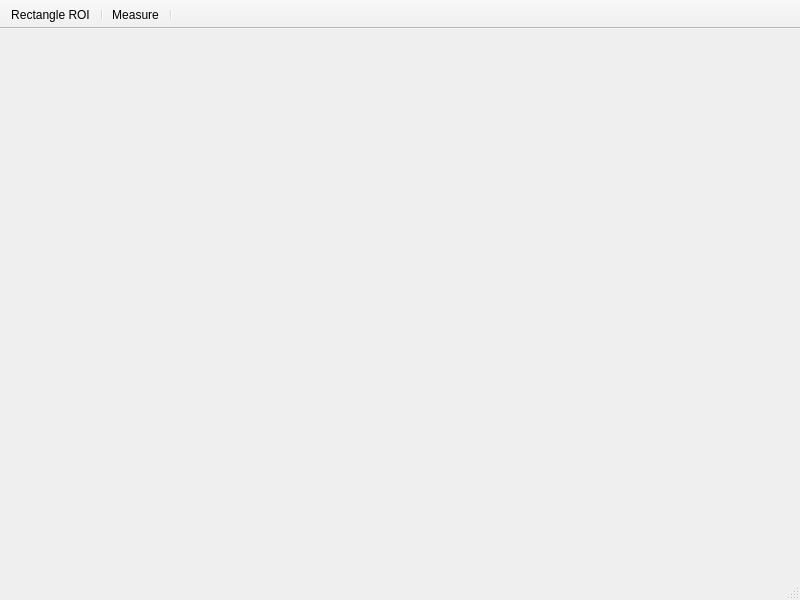
<?xml version="1.0" encoding="UTF-8"?>
<ui version="4.0">
 <class>SpectraSubWindow</class>
 <widget class="QMainWindow" name="SpectraSubWindow">
  <property name="geometry">
   <rect>
    <x>0</x>
    <y>0</y>
    <width>800</width>
    <height>600</height>
   </rect>
  </property>
  <property name="windowTitle">
   <string/>
  </property>
  <widget class="QWidget" name="centralwidget">
   <layout class="QGridLayout" name="gridLayout"/>
  </widget>
  <widget class="QStatusBar" name="statusbar"/>
  <widget class="QToolBar" name="toolBar">
   <property name="enabled">
    <bool>true</bool>
   </property>
   <property name="contextMenuPolicy">
    <enum>Qt::ActionsContextMenu</enum>
   </property>
   <property name="windowTitle">
    <string>toolBar</string>
   </property>
   <property name="movable">
    <bool>false</bool>
   </property>
   <property name="toolButtonStyle">
    <enum>Qt::ToolButtonIconOnly</enum>
   </property>
   <property name="floatable">
    <bool>false</bool>
   </property>
   <attribute name="toolBarArea">
    <enum>TopToolBarArea</enum>
   </attribute>
   <attribute name="toolBarBreak">
    <bool>false</bool>
   </attribute>
   <addaction name="actionInsert_ROI"/>
   <addaction name="separator"/>
   <addaction name="actionMeasure"/>
   <addaction name="separator"/>
  </widget>
  <action name="actionInsert_ROI">
   <property name="icon">
    <iconset resource="icon_resource.qrc">
     <normaloff>:/img/Rectangle Stroked-50.png</normaloff>:/img/Rectangle Stroked-50.png</iconset>
   </property>
   <property name="text">
    <string>Rectangle ROI</string>
   </property>
   <property name="toolTip">
    <string>Insert a rectangular ROI selection box</string>
   </property>
  </action>
  <action name="actionMeasure">
   <property name="checkable">
    <bool>true</bool>
   </property>
   <property name="icon">
    <iconset resource="icon_resource.qrc">
     <normaloff>:/img/Width-48.png</normaloff>:/img/Width-48.png</iconset>
   </property>
   <property name="text">
    <string>Measure</string>
   </property>
   <property name="toolTip">
    <string>Toggle measurement mode to calculate other statistics</string>
   </property>
  </action>
  <action name="actionCentroid">
   <property name="checkable">
    <bool>true</bool>
   </property>
   <property name="enabled">
    <bool>true</bool>
   </property>
   <property name="icon">
    <iconset resource="icon_resource.qrc">
     <normaloff>:/img/Vertical Flag-48.png</normaloff>:/img/Vertical Flag-48.png</iconset>
   </property>
   <property name="text">
    <string>Centroid</string>
   </property>
   <property name="toolTip">
    <string>Measure the centroid of the selected region</string>
   </property>
  </action>
 </widget>
 <resources>
  <include location="icon_resource.qrc"/>
 </resources>
 <connections/>
</ui>
